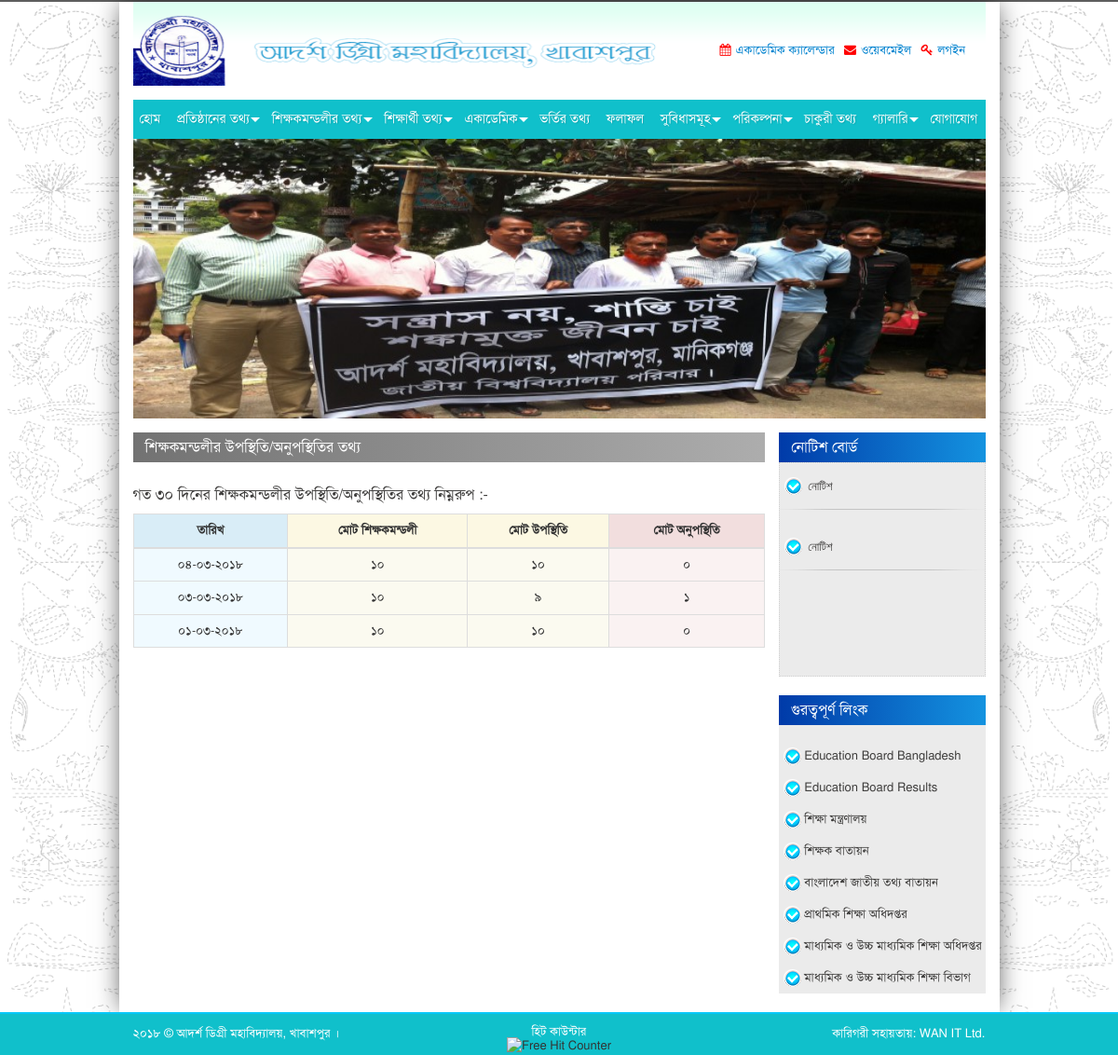
The page /page/content/teacher-attendance on the database its author committed.
### tables this page shows
CREATE TABLE `tbl_contact` (
  `id` tinyint(1) NOT NULL COMMENT 'PK',
  `school_name` varchar(255) NOT NULL,
  `email` varchar(255) NOT NULL,
  `address` text NOT NULL,
  `google_map` text NOT NULL,
  `logo` varchar(255) NOT NULL
);

CREATE TABLE `tbl_documents` (
  `id` int(10) NOT NULL COMMENT 'PK',
  `slug` varchar(255) NOT NULL,
  `title` varchar(255) NOT NULL,
  `file_name` varchar(255) NOT NULL
);

CREATE TABLE `tbl_static_page` (
  `id` int(10) NOT NULL COMMENT 'PK',
  `slug` varchar(255) NOT NULL,
  `title` varchar(255) NOT NULL,
  `details` text NOT NULL,
  `file_name` varchar(255) NOT NULL
);

CREATE TABLE `tbl_banners` (
  `id` int(10) NOT NULL COMMENT 'PK',
  `page` varchar(255) NOT NULL,
  `file_name` varchar(255) NOT NULL
);

CREATE TABLE `tbl_teacher_attendance` (
  `id` int(10) NOT NULL COMMENT 'PK',
  `date` date NOT NULL,
  `total_teacher` int(5) NOT NULL,
  `total_presence` int(5) NOT NULL
);

CREATE TABLE `tbl_notice` (
  `id` int(10) NOT NULL COMMENT 'PK',
  `published` datetime NOT NULL,
  `title` varchar(255) NOT NULL,
  `details` text NOT NULL,
  `file_name` varchar(255) NOT NULL
);

### application/controllers/Page.php (called while the page is built, shortened)
<?php if (!defined('BASEPATH')) 	exit('Hacking Attempt: Get out of the system ..!');
class Page extends CI_Controller {
	public function content($page = NULL) {
		$this->load->view('header');
		$this->load->view($page);
		$this->load->view('footer');
	}
}

### index.php (called while the page is built, shortened)
<?php
require_once BASEPATH.'core/CodeIgniter.php';

### application/models/Contact_model.php (called while the page is built, shortened)
<?php if (!defined('BASEPATH')) 	exit('Hacking Attempt : Get Out of the system ..!');
class Contact_model extends CI_Model {
	var $table = 'contact';
	public function index() {
		$query = $this->db->get_where($this->table);
		return $query->row();
	}
}

### application/models/Documents_model.php (called while the page is built, shortened)
<?php if (!defined('BASEPATH')) 	exit('Hacking Attempt : Get Out of the system ..!');
class Documents_model extends CI_Model {
	var $table = 'documents';
	public function document_list () {
		$this->db->select('*');
		$this->db->from($this->table);
		$this->db->order_by('id', 'ASC');
		return $this->db->get()->result();
	}
}

### application/models/Static_page_model.php (called while the page is built, shortened)
<?php if (!defined('BASEPATH')) 	exit('Hacking Attempt : Get Out of the system ..!');
class Static_page_model extends CI_Model {
	var $table = 'static_page';
	public function page_list () {
		$this->db->select('*');
		$this->db->from($this->table);
		$this->db->order_by('id', 'ASC');
		return $this->db->get()->result();
	}
}

### application/models/Banners_model.php (called while the page is built, shortened)
<?php if (!defined('BASEPATH')) 	exit('Hacking Attempt : Get Out of the system ..!');
class Banners_model extends CI_Model {
	var $table = 'banners';
	public function banner_by_page ($page=NULL) {
		$this->db->select('*');
		$this->db->from($this->table);
		$this->db->where('page', $page);
		$this->db->order_by('id', 'RANDOM');
		$this->db->limit(1);
		return $this->db->get()->row();
	}
}

### application/models/Teacher_attendance_model.php (called while the page is built, shortened)
<?php if (!defined('BASEPATH')) 	exit('Hacking Attempt : Get Out of the system ..!');
class Teacher_attendance_model extends CI_Model {
	var $table = 'teacher_attendance';
	public function attendance_list () {
		$this->db->select('*');
		$this->db->from($this->table);
		$this->db->order_by('id', 'DESC');
		$this->db->limit(30);
		return $this->db->get()->result();
	}
}

### application/helpers/oyo_helper.php (called while the page is built, shortened)
<?php if (!defined('BASEPATH')) 	exit('Hacking Attempt: Get out of the system ..!');
function eng_to_bng($val) {
	$eng = array('0', '1', '2', '3', '4', '5', '6', '7', '8', '9');
	$bng = array('০', '১', '২', '৩', '৪', '৫', '৬', '৭', '৮', '৯');
	return str_ireplace($eng, $bng, $val);
}

### application/models/Notice_model.php (called while the page is built, shortened)
<?php if (!defined('BASEPATH')) 	exit('Hacking Attempt : Get Out of the system ..!');
class Notice_model extends CI_Model {
	var $table = 'notice';
	public function notice_list () {
		$this->db->select('*');
		$this->db->from($this->table);
		$this->db->order_by('id', 'DESC');
		return $this->db->get()->result();
	}
}

### application/views/teacher-attendance.php (the view, shortened to what this page needs)
<div class="col-lg-12 col-md-12 col-sm-12 col-xs-12">
	<div id="main-page">
		<div class="row">
			<div class="col-lg-9 col-md-9 col-sm-9 col-xs-12">
				<div class="main-section-leftside">
					<div class="row">
						<div class="col-lg-12 col-md-12 col-sm-12 col-xs-12">
							<div class="inner-page">
								<div class="content">
									<h3 class="head_black"> শিক্ষকমন্ডলীর উপস্থিতি/অনুপস্থিতির  তথ্য</h3>
									<p style="font-size:16px;padding-top:25px;" class="paragraph">গত ৩০ দিনের শিক্ষকমন্ডলীর উপস্থিতি/অনুপস্থিতির  তথ্য নিম্নরুপ :-</p>
									<div class="table-responsive">
										<table width="100%" style="font-size:13px;" class="table table-bordered">
											<thead>
												<tr style="text-align:center;">
													<th bgcolor="#d9edf7">তারিখ</th>
													<th bgcolor="#fcf8e3">মোট শিক্ষকমন্ডলী</th>
													<th bgcolor="#fcf8e3">মোট উপস্থিতি</th>
													<th bgcolor="#f2dede">মোট অনুপস্থিতি</th>
												</tr>
											</thead>
											<tbody
												<?php foreach ($this->teacher_attendance_model->attendance_list() as $row) { ?>
													<tr>
														<td bgcolor="#f0faff"><?php echo eng_to_bng(date('d-m-Y', strtotime($row->date)))?></td>
														<td bgcolor="#FBFAF0"><?php echo eng_to_bng($row->total_teacher)?></td>
														<td bgcolor="#FBFAF0"><?php echo eng_to_bng($row->total_presence)?></td>
														<td bgcolor="#faf2f2"><?php echo eng_to_bng($row->total_teacher - $row->total_presence)?></td>
													</tr>
												<?php } ?>
											</tbody>
										</table>
									</div>
								</div>
							</div>
						</div>
					</div>
				</div>
			</div>
			<div class="col-lg-3 col-md-3 col-sm-3 col-xs-12 right-section-padding">
				<?php $this->load->view('sidebar'); ?>
			</div>
		</div>
	</div>
</div>
</div>
</div>
</div>

### application/views/header.php (shortened to what this page needs)
<?php
	$contact = $this->contact_model->index();
	$documents = $this->documents_model->document_list();
	$page_list = $this->static_page_model->page_list();
?>
<!DOCTYPE html>
<html lang="en">
<head>
	<link rel="stylesheet" type="text/css" href="<?php echo base_url().'assets/site/';?>css/bootstrap.min.css">
	<link rel="stylesheet" type="text/css" href="<?php echo base_url().'assets/site/';?>css/bootstrap-theme.min.css" />
	<link rel="stylesheet" type="text/css" href="<?php echo base_url().'assets/site/';?>css/fonts.css" />
	<link rel="stylesheet" type="text/css" href="<?php echo base_url().'assets/site/';?>css/client.css">
	<link rel="stylesheet" type="text/css" href="<?php echo base_url().'assets/site/';?>css/font-awesome.min.css">
	<link rel="stylesheet" type="text/css" href="<?php echo base_url().'assets/site/';?>css/addvertise_scroll.css" />
	<link rel="stylesheet" type="text/css" href="<?php echo base_url().'assets/site/';?>css/vticker.css" />
	<link rel="stylesheet" type="text/css" href="<?php echo base_url().'assets/site/';?>css/menu.css" />
	<link rel="stylesheet" href="https://cdnjs.cloudflare.com/ajax/libs/fancybox/2.1.5/jquery.fancybox.min.css" media="screen">
	<link rel="stylesheet" type="text/css" href="<?php echo base_url().'assets/site/';?>css/styles.css" />
</head>
<body>
<div class="container">
	<div class="row">
		<div id="body_wrapper">
			<div class="col-lg-12 col-md-12 col-sm-12 col-xs-12">
				<div id="header">
					<div class="header_inner">
						<div class="row">
							<div class="col-lg-8 col-md-8 col-sm-8 col-xs-12">
								<div class="logo">
									<a href="<?php echo base_url();?>"><img src="<?php echo base_url().'assets/filemanager/'.$contact->logo;?>"class="img-responsive" alt="<?php echo $contact->school_name;?>"> </a>
								</div>
							</div>
							<div class="col-lg-4 col-md-4 col-sm-4 col-xs-12">
								<div class="header-right">
									<ul>
										<li>
											<div class="calender">
												<?php foreach ($documents as $row) { if (in_array($row->id, array(1))) { ?>
													<a href="<?php echo base_url().'assets/filemanager/documents/'.$row->file_name;?>" target="_blank"><span><i class="fa fa-calendar" aria-hidden="true"></i></span><?php echo $row->title;?></a>
												<?php } } ?>
											</div>
										</li>
										<li>
											<div class="calender">
												<a href="<?php echo base_url().'webmail';?>" target="_blank"><span><i class="fa fa-envelope" aria-hidden="true"></i></span>ওয়েবমেইল</a>
											</div>
										</li>
										<li>
											<div class="calender">
												<a href="<?php echo base_url().'admin-panel';?>" target="_blank"><span><i class="fa fa-key" aria-hidden="true"></i></span>লগইন</a>
											</div>
										</li>
									</ul>
								</div>
							</div>
						</div>
					</div>
				</div>
			</div>
			<div class="col-lg-12 col-md-12 col-sm-12 col-xs-12">
				<div class="navigation">
					<div id='cssmenu'>
						<ul>
							<li><a href='<?php echo base_url();?>'><span>হোম</span></a></li>
							<li class='active has-sub'><a href='#'><span>  প্রতিষ্ঠানের তথ্য </span></a>
							</li>
							<li class='active has-sub'><a href='#'><span>  শিক্ষকমন্ডলীর তথ্য  </span></a>
							</li>
							<li class='active has-sub'><a href='#'><span>  শিক্ষার্থী তথ্য  </span></a>
							</li>
							<li class='active has-sub'><a href='#'><span>  একাডেমিক </span></a>
							</li>
							<?php foreach ($page_list as $row) { if (in_array($row->id, array(5))) { ?>
								<li><a href="<?php echo base_url()."page/single/".$row->slug;?>"><span><?php echo $row->title;?></span></a></li>
							<?php } } ?>
							<li><a href="<?php echo base_url().'page/content/results';?>"><span>ফলাফল </span></a></li>
							<li class='active has-sub'><a href='#'><span> সুবিধাসমূহ  </span></a>
							</li>
							<li class='active has-sub'><a href='#'><span> পরিকল্পনা  </span></a>
							</li>
							<?php foreach ($page_list as $row) { if (in_array($row->id, array(9))) { ?>
								<li><a href="<?php echo base_url()."page/single/".$row->slug;?>"><span><?php echo $row->title;?></span></a></li>
							<?php } } ?>
							<li class='active has-sub'><a href='#'><span> গ্যালারি </span></a>
							</li>
							<li class='last'><a href="<?php echo base_url().'page/content/contact';?>"><span>  যোগাযোগ </span></a></li>
						</ul>
					</div>
				</div>
			</div>
			<?php if($this->uri->segment(1)!=NULL) { ?>
				<div class="col-lg-12 col-md-12 col-sm-12 col-xs-12">
					<div id="banner_inner">
						<?php $banner = $this->banners_model->banner_by_page('অন্যান্য পেইজ'); ?>
						<img style="height:300px;width:100%" src="<?php echo base_url().'assets/filemanager/banners/'.$banner->file_name;?>" class="img-responsive" alt="Slider">
					</div>
				</div>
			<?php } ?>

### application/views/sidebar.php
<div class="main-section-rightside">
	<div class="notice-box">
		<h2 class="title-box">নোটিশ বোর্ড</h2>
		<div class="news_box">
			<div class="scroll-text" id="demo2">
				<ul>
					<?php foreach ($this->notice_model->notice_list() as $row) { ?>
						<li>
							<a href="<?php echo base_url().'page/notice/'.$row->id;?>">
								<div class="news_box_inner">
									<p class="news_box_p"><?php echo $row->title; ?></p>
								</div>
							</a>
						</li>
					<?php } ?>
				</ul>
			</div>
		</div>
	</div>
	<div class="notice-box">
		<h2 class="title-box">গুরত্বপূর্ণ লিংক</h2>
		<div class="drop-box">
			<div class="p_rgt_txt">
				<ul>
					<li><a target="_blank" href="http://www.educationboard.gov.bd/">Education Board Bangladesh</a></li>
					<li><a target="_blank" href="http://www.educationboardresults.gov.bd/">Education Board Results</a></li>
					<li><a target="_blank" href="http://www.moedu.gov.bd/">শিক্ষা মন্ত্রণালয়</a></li>
					<li><a target="_blank" href="https://www.teachers.gov.bd/"> শিক্ষক বাতায়ন</a></li>
					<li><a target="_blank" href="http://bangladesh.gov.bd/">বাংলাদেশ জাতীয় তথ্য বাতায়ন</a></li>
					<li><a target="_blank" href="http://www.dpe.gov.bd/">প্রাথমিক শিক্ষা অধিদপ্তর</a></li>
					<li><a target="_blank" href="http://www.dshe.gov.bd/"> মাধ্যমিক ও উচ্চ মাধ্যমিক শিক্ষা অধিদপ্তর</a></li>
					<li><a target="_blank" href="http://www.shed.gov.bd/"> মাধ্যমিক ও উচ্চ মাধ্যমিক শিক্ষা বিভাগ</a></li>
				</ul>
			</div>
		</div>
	</div>
</div>

### application/views/footer.php (shortened to what this page needs)
<?php $contact = $this->contact_model->index(); ?>
<div id="footer">
	<div class="container">
		<div class="row">
			<div class="col-lg-4 col-md-4 col-sm-4 col-xs-12">
				<div class="copy_right">
					<p class="copy_right_p">  <?php echo eng_to_bng(date('Y')). " &copy; ". $contact->school_name; ?>।</p>
				</div>
			</div>
			<div class="col-lg-4 col-md-4 col-sm-4 col-xs-12">
				<div class="hit_counter">
					<p class="paragraph_hit">হিট কাউন্টার</p>
					<div align="center" style="margin-top:-2px;">
						<img border="0" alt="Free Hit Counter" src="http://www.hit-counts.com/counter.php?t=MTM1ODUyOQ==">
					</div>
				</div>
			</div>
			<div class="col-lg-4 col-md-4 col-sm-4 col-xs-12">
				<div class="developed" style="float: right; width:100%;">
					<p class="copy_right_p"  style="float: right">কারিগরী সহায়তায়:<a href="http://wanitltd.com" target="_blank" > WAN IT Ltd.</a> </p>
				</div>
			</div>
		</div>
	</div>
</div>
</body>
</html>

### assets/site/css/addvertise_scroll.css (style rules this page uses)
.scroll-text { height: 545px; overflow: hidden; margin: 0 auto; border: 1px dotted #cfcfcf; padding: 0px; }
.scroll-text ul { width: 100%; margin: 0; padding:0; }
.scroll-text ul li { list-style:none; height:auto; padding-bottom:15px; }
.scroll-text ul li a { font-size:14px; font-family:Verdana, Geneva, sans-serif; color:#000; text-decoration:none; }

### assets/site/css/menu.css (style rules this page uses)
#cssmenu { position: relative; height: auto; width: auto; font-family: 'SolaimanLipiNormal'; }
#cssmenu ul { list-style: none; padding: 0; margin: 0; line-height: 1; }
#cssmenu > ul { position: relative; display: block; width: 100%; z-index: 500; }
#cssmenu:after, #cssmenu > ul:after { content: "."; display: block; clear: both; visibility: hidden; line-height: 0; height: 0; }
#cssmenu > ul > li { display: inline-block; position: relative; margin: 0; padding: 0; }
#cssmenu ul li a { display: block; font-family: 'SolaimanLipiNormal'; text-decoration: none; }
#cssmenu > ul > li > a { color: #fff; font-family: 'SolaimanLipiNormal'; font-size: 14px; font-weight: 500; padding: 14px 7px; font-weight: 500; text-transform: capitalize; transition: color 0.25s ease-out 0s; text-shadow: 1px 1px 1px rgba(0, 0, 0, 0.12); }
#cssmenu > ul > li.has-sub > a { padding-right: 13px; }
#cssmenu li.has-sub::after { display: block; content: ""; position: absolute; width: 0; height: 0; }
#cssmenu > ul > li.has-sub::after { right: 2px; top: 19px; border: 5px solid transparent; border-top-color: #fff; }

### application/views/teacher-attendance.php (style rules this page uses)
th, td { text-align: center; vertical-align: middle !important; }

### rows shown on the page
tbl_contact: logo (picture), school_name "আদর্শ ডিগ্রী মহাবিদ্যালয়, খাবাশপুর"
tbl_documents: title "একাডেমিক ক্যালেন্ডার"
tbl_static_page: title "ভর্তির তথ্য"
tbl_static_page: title "চাকুরী তথ্য"
tbl_banners: file_name (picture)
tbl_teacher_attendance: date "০৪-০৩-২০১৮", total_teacher "১০", total_presence "১০", eng_to_bng($row->total_teacher - $row->total_presence) "০"
tbl_teacher_attendance: date "০৩-০৩-২০১৮", total_teacher "১০", total_presence "৯", eng_to_bng($row->total_teacher - $row->total_presence) "১"
tbl_teacher_attendance: date "০১-০৩-২০১৮", total_teacher "১০", total_presence "১০", eng_to_bng($row->total_teacher - $row->total_presence) "০"
tbl_notice: title "নোটিশ"
tbl_notice: title "নোটিশ"
